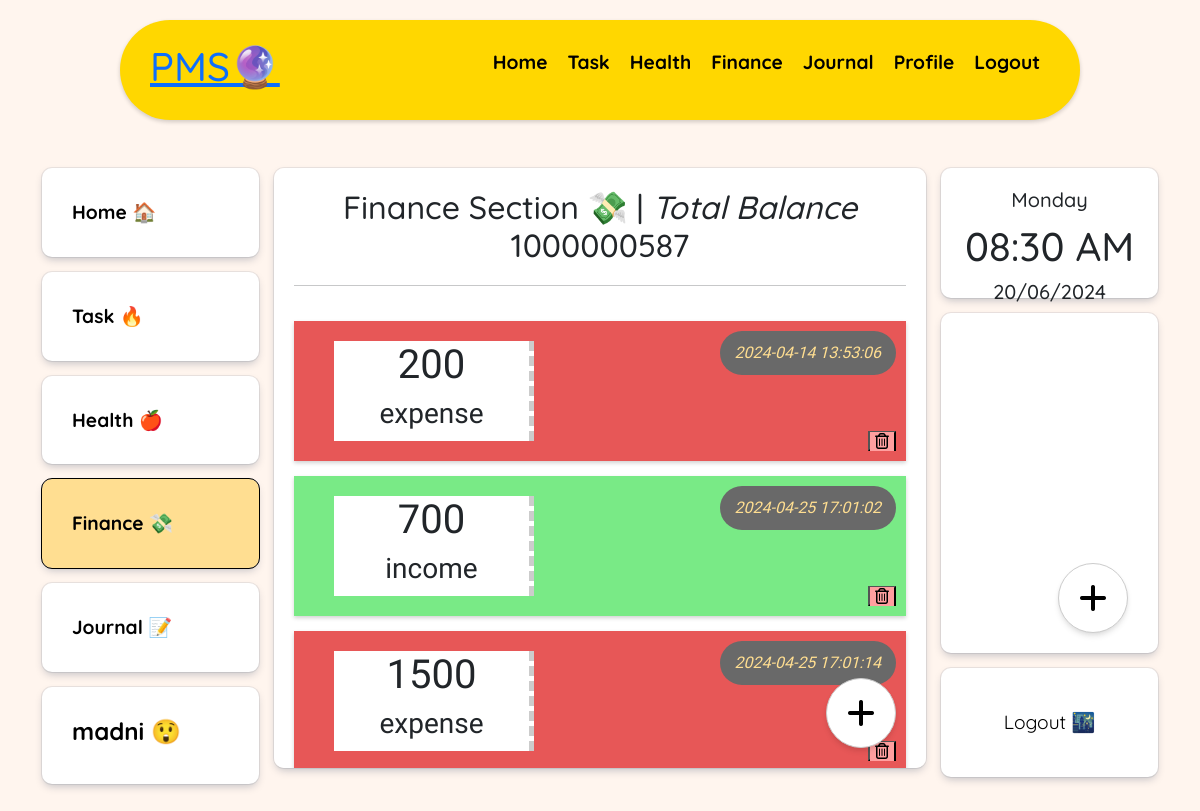
/?pg=finance (signed in), run on the app's committed database.
### tables this page shows
CREATE TABLE `users` (
  `id` int(50) NOT NULL,
  `username` varchar(100) NOT NULL,
  `email` varchar(100) NOT NULL,
  `password` varchar(100) NOT NULL,
  `emoji` varchar(100) NOT NULL
);

CREATE TABLE `finance` (
  `id` int(99) NOT NULL,
  `total` int(50) NOT NULL DEFAULT 0,
  `amount` int(50) NOT NULL,
  `ie` varchar(99) NOT NULL,
  `note` varchar(100) NOT NULL,
  `byuser` varchar(99) NOT NULL,
  `date` datetime NOT NULL DEFAULT current_timestamp()
);

### finance.php (the view, shortened to what this page needs)
<?php
include '_dbconnect.php';
$gettotal = "SELECT  total FROM finance WHERE byuser = '".$_SESSION['username']."'  ORDER BY id DESC LIMIT 1";
$totalresult = $con->query($gettotal);
$total = $totalresult->fetch_assoc()['total'];
$financesql = "SELECT * FROM finance WHERE byuser = '".$_SESSION['username']."'";
$financeresult = $con->query($financesql);
?>
<!DOCTYPE html>
<html lang="en">
<head>
    <link rel="stylesheet" href="style.css">
</head>
<body>
</body>
</html>
<div class="task" id="task">
                        <h2>Finance Section 💸  |  <i>Total Balance </i> <?php echo $total ?></h2>
                        <hr>
                        <?php
                            while($row = $financeresult->fetch_assoc()):
                                if($row['ie'] == 'income'){
                                    $notecolor = '#79ea86';
                                }
                                else{
                                    $notecolor = '#e75757';
                                }
                                echo "<div class='notes' style='background-color:". $notecolor ." '>";
                                echo "<div class='ienumber' > ";
                                echo "<h1>" . $row['amount'] . "</h1>";
                                echo "<h3 >" . $row['ie'] . "</h3>";
                                echo "</div>";
                                echo "<div class='ienote'>";
                                echo "</div>";
                                echo "<i id='dateoffinancenote'>" . $row['date'] . "</i>";
                                ?>
                                <div class="buttons">
                                        <button>
                                        <a id="deletebutton" href="?deletefinance=<?php echo $row['id']; ?>" >  <i class="fa-regular fa-trash-can"></i> </a>
                                        </button>
                                    </div>
                                    <?php
                                echo "</div>";
                            endwhile;
                            ?>
                        <button id="add" onclick="openPopup(financepopup)"><i id="plusicon" class="fa-solid fa-plus"></i></button>
</div>

### col1.php (shortened to what this page needs)
<?php
$financesql = "SELECT emoji FROM users WHERE username = '".$_SESSION['username']."'";
$financeresult = $con->query($financesql);
$emoji = $financeresult->fetch_assoc()['emoji'];
$pg = isset($_GET['pg']) ? $_GET['pg'] : '';
function isActive($page) {
    global $pg;
    return ($pg == $page) ? 'active' : '';
}
?>
<!DOCTYPE html>
<html lang="en">
<head>
</head>
<body>
<div class="col1">
                    <div class="page">
                            <a  href="?pg=dashboard" id="boxlink">
                                <div class="box <?php echo isActive('dashboard'); ?>"  >
                                Home 🏠
                                </div>
                            </a>
                            <a  href="?pg=task" id="boxlink">
                                <div class="box <?php echo isActive('task'); ?>"  >
                                Task 🔥
                                </div>
                            </a>
                            <a  href="?pg=health" id="boxlink">
                            <div class="box <?php echo isActive('health'); ?> "> Health 🍎</div>
                            </a>
                            <a href="?pg=finance" id="boxlink">
                            <div class="box  <?php echo isActive('finance'); ?>" > Finance 💸 </div>
                            </a>
                            <a href="?pg=journal" id="boxlink">
                            <div class="box <?php echo isActive('journal'); ?> ">  Journal 📝</div>
                            </a>
                        <div class="box <?php echo isActive('profile'); ?>">
                            <h4>
                            <a href="?pg=profile" id="boxlink">
                            <?php
                                 echo $_SESSION['username'] . " ". $emoji;
                                ?>
                            </h4>
                        </div>
                    </div>
                </div>
                </body>
</html>

### style.css (style rules this page uses)
* { margin: 0; padding: 0; box-sizing: border-box; }
html { margin: 0; padding: 0; }
body { background-color: #FFF5EE; }
.col1, .col3 { flex-basis: 20%; }
.box { padding:30px ; background-color: white; border-radius: 10px; margin-bottom: 15px; font-size: 1.2rem; transition: all 0.3s; box-shadow: rgba(9, 30, 66, 0.25) 0px 4px 8px -2px, rgba(9, 30, 66, 0.08) 0px 0px 0px 1px; }
#boxlink { text-decoration: none; color: black; font-weight: 700; }
.task { background-color: white; height: 600px; border-radius: 10px; padding: 20px; margin: 0px 15px; flex-basis: 60%; position: relative; overflow: overlay; box-shadow: rgba(9, 30, 66, 0.25) 0px 4px 8px -2px, rgba(9, 30, 66, 0.08) 0px 0px 0px 1px; }
.task h2 { text-align: center; margin-bottom: 20px; }
#deletebutton { background-color: #FF9F9F; color: white; }
#add { font-size: 2rem; position: absolute; bottom: 20; right: 30; border-radius: 90%; background-color: white; outline: none; color: black; border: 1px solid #ccc; height:70px; width: 70px; box-shadow: rgba(0, 0, 0, 0.1) 0px 4px 6px -1px, rgba(0, 0, 0, 0.06) 0px 2px 4px -1px; }
.buttons { position: absolute; bottom: 10; right: 10; border: 0; outline: none; }
.buttons i { margin: 0px 5px; cursor: pointer; color: black; background-color: transparent; }
.notes { margin: 15px 0px; position: relative; padding: 20px 40px; width: 100%; display: flex; background-color:beige; box-shadow: rgba(0, 0, 0, 0.18) 0px 2px 4px; font-family: "Questrial", sans-serif; }
.ienumber { background-color: white; text-align: center; height: 100px; width: 200px; font-size: 1.5rem; margin-right: 10px; border-right: 5px dashed #ccc; }
.ienote { padding: 20px; font-size: 1.2rem; }
#dateoffinancenote { background-color: dimgray; border-radius: 90px; padding: 10px 15px; color: whitesmoke; position: absolute; top: 10; right: 10; font-size: 1rem; color:#ffde91; }
.active { background-color: #ffde91; cursor: pointer; outline: 1px solid black; }

### data on the page
users: emoji "😲"
finance: total "1000000587"
finance: amount "200", ie "expense", date "2024-04-14 13:53:06"
finance: amount "700", ie "income", date "2024-04-25 17:01:02"
finance: amount "1500", ie "expense", date "2024-04-25 17:01:14"

### other printed values
$_SESSION['username'] "madni"
